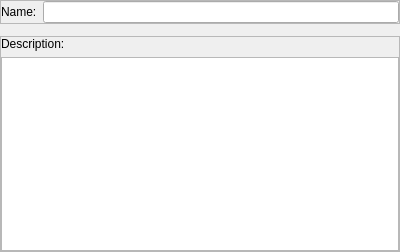
<?xml version="1.0" encoding="UTF-8"?>
<ui version="4.0">
 <class>Form</class>
 <widget class="QWidget" name="Form">
  <property name="geometry">
   <rect>
    <x>0</x>
    <y>0</y>
    <width>400</width>
    <height>252</height>
   </rect>
  </property>
  <property name="windowTitle">
   <string>Form</string>
  </property>
  <layout class="QVBoxLayout" name="verticalLayout">
   <property name="leftMargin">
    <number>0</number>
   </property>
   <property name="topMargin">
    <number>0</number>
   </property>
   <property name="rightMargin">
    <number>0</number>
   </property>
   <property name="bottomMargin">
    <number>0</number>
   </property>
   <item>
    <widget class="QFrame" name="name_frame">
     <property name="frameShape">
      <enum>QFrame::StyledPanel</enum>
     </property>
     <property name="frameShadow">
      <enum>QFrame::Raised</enum>
     </property>
     <layout class="QHBoxLayout" name="horizontalLayout">
      <property name="leftMargin">
       <number>0</number>
      </property>
      <property name="topMargin">
       <number>0</number>
      </property>
      <property name="rightMargin">
       <number>0</number>
      </property>
      <property name="bottomMargin">
       <number>0</number>
      </property>
      <item>
       <widget class="QLabel" name="name_label">
        <property name="text">
         <string>Name:</string>
        </property>
       </widget>
      </item>
      <item>
       <widget class="QLineEdit" name="name_edit">
        <property name="sizePolicy">
         <sizepolicy hsizetype="MinimumExpanding" vsizetype="Fixed">
          <horstretch>0</horstretch>
          <verstretch>0</verstretch>
         </sizepolicy>
        </property>
        <property name="minimumSize">
         <size>
          <width>100</width>
          <height>0</height>
         </size>
        </property>
       </widget>
      </item>
     </layout>
    </widget>
   </item>
   <item>
    <widget class="TagsWidget" name="tags_widget" native="true"/>
   </item>
   <item>
    <widget class="QFrame" name="desc_frame">
     <property name="frameShape">
      <enum>QFrame::StyledPanel</enum>
     </property>
     <property name="frameShadow">
      <enum>QFrame::Raised</enum>
     </property>
     <layout class="QVBoxLayout" name="verticalLayout_2">
      <property name="leftMargin">
       <number>0</number>
      </property>
      <property name="topMargin">
       <number>0</number>
      </property>
      <property name="rightMargin">
       <number>0</number>
      </property>
      <property name="bottomMargin">
       <number>0</number>
      </property>
      <item>
       <widget class="QLabel" name="desc_label">
        <property name="text">
         <string>Description:</string>
        </property>
       </widget>
      </item>
      <item>
       <widget class="QPlainTextEdit" name="desc_edit"/>
      </item>
     </layout>
    </widget>
   </item>
  </layout>
 </widget>
 <customwidgets>
  <customwidget>
   <class>TagsWidget</class>
   <extends>QWidget</extends>
   <header>squirrel.widgets</header>
   <container>1</container>
  </customwidget>
 </customwidgets>
 <resources/>
 <connections/>
</ui>
